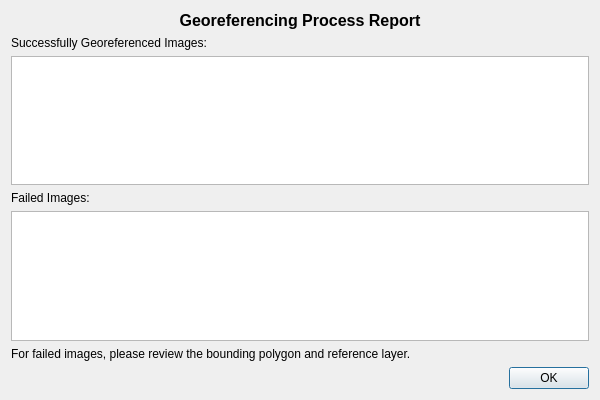
<?xml version="1.0" encoding="UTF-8"?>
<ui version="4.0">
 <class>GeorefReportDialog</class>
 <widget class="QDialog" name="GeorefReportDialog">
  <property name="geometry">
   <rect>
    <x>0</x>
    <y>0</y>
    <width>600</width>
    <height>400</height>
   </rect>
  </property>
  <property name="windowTitle">
   <string>Georeferencing Report</string>
  </property>
  <layout class="QVBoxLayout" name="verticalLayout">
   <item>
    <widget class="QLabel" name="labelTitle">
     <property name="font">
      <font>
       <pointsize>12</pointsize>
       <weight>75</weight>
       <bold>true</bold>
      </font>
     </property>
     <property name="text">
      <string>Georeferencing Process Report</string>
     </property>
     <property name="alignment">
      <set>Qt::AlignCenter</set>
     </property>
    </widget>
   </item>
   <item>
    <widget class="QLabel" name="labelSuccess">
     <property name="text">
      <string>Successfully Georeferenced Images:</string>
     </property>
    </widget>
   </item>
   <item>
    <widget class="QListWidget" name="listSuccess"/>
   </item>
   <item>
    <widget class="QLabel" name="labelFailed">
     <property name="text">
      <string>Failed Images:</string>
     </property>
    </widget>
   </item>
   <item>
    <widget class="QListWidget" name="listFailed"/>
   </item>
   <item>
    <widget class="QLabel" name="labelFailedInfo">
     <property name="text">
      <string>For failed images, please review the bounding polygon and reference layer.</string>
     </property>
     <property name="wordWrap">
      <bool>true</bool>
     </property>
    </widget>
   </item>
   <item>
    <widget class="QDialogButtonBox" name="buttonBox">
     <property name="orientation">
      <enum>Qt::Horizontal</enum>
     </property>
     <property name="standardButtons">
      <set>QDialogButtonBox::Ok</set>
     </property>
    </widget>
   </item>
  </layout>
 </widget>
 <resources/>
 <connections>
  <connection>
   <sender>buttonBox</sender>
   <signal>accepted()</signal>
   <receiver>GeorefReportDialog</receiver>
   <slot>accept()</slot>
   <hints>
    <hint type="sourcelabel">
     <x>248</x>
     <y>254</y>
    </hint>
    <hint type="destinationlabel">
     <x>157</x>
     <y>274</y>
    </hint>
   </hints>
  </connection>
  <connection>
   <sender>buttonBox</sender>
   <signal>rejected()</signal>
   <receiver>GeorefReportDialog</receiver>
   <slot>reject()</slot>
   <hints>
    <hint type="sourcelabel">
     <x>316</x>
     <y>260</y>
    </hint>
    <hint type="destinationlabel">
     <x>286</x>
     <y>274</y>
    </hint>
   </hints>
  </connection>
 </connections>
</ui>
